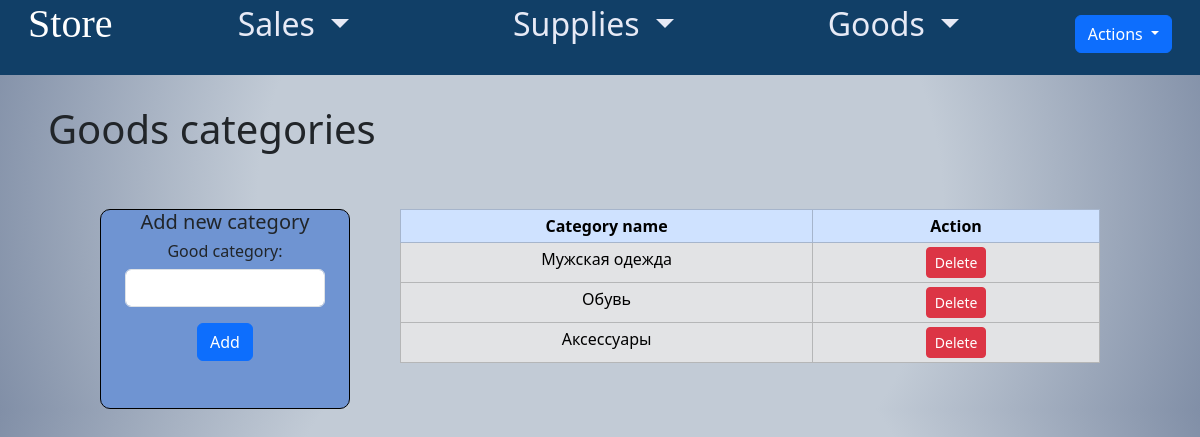
/categories_list/ (signed in), run on the app's committed database.
### app_store/models.py (models this page shows, shortened)
class GoodCategory(models.Model):
    name = models.CharField(verbose_name='категория товара', max_length=50,
                            db_index=True)
    class Meta:
        db_table = 'category'
        verbose_name = 'категория'
        verbose_name_plural = 'категории'

### app_store/views.py (the view, shortened to what this page needs)
# urls.py: path('categories_list/', GoodCategoryListView.as_view(), name='categories_list'),
class GoodCategoryListView(LoginRequiredMixin, View):
    def get(self, request):
        categories = GoodCategory.objects.all()
        form = GoodCategoryForm()
        return render(request, 'app_store/categories_list.html', {'categories': categories, 'form': form})

### app_store/forms.py
class GoodCategoryForm(forms.ModelForm):
    class Meta:
        model = GoodCategory
        fields = ['name']
        labels = {
            'name': _('Категория товара')
        }
        widgets = {
            'name': forms.TextInput(attrs={'class': 'form-control',
                                        'style': 'width: 200px; margin: 0 auto;'})
        }

### app_store/templates/app_store/categories_list.html (shortened to what this page needs)
{% extends 'app_store/base.html' %}
{% load static %}
{% load i18n %}
{% block links %}
  <link rel="stylesheet" type="text/css" href="{% static 'app_store/css/style1.css' %}">
  <link rel="stylesheet" href="https://cdn.jsdelivr.net/npm/bootstrap@5.3.2/dist/css/bootstrap.min.css">
{% endblock %}
{% block content %}
  <h1 class="ms-5">{% trans "Категории товаров" %}</h1>
  <div style="display: flex; margin: 0 auto; width: 1000px;">
    <div class="addСategory mt-5">
      <h5>{% trans "Добавить новую категорию" %}</h5>
      <form method="post" action="{% url 'categories_list' %}">
        <div class="form-group">
          <h6>{{ form.name.label_tag }}</h6>
          {{ form.name }}
        </div>
        <button type="submit"  class="btn btn-primary mt-3">{% trans "Добавить" %}</button>
      </form>
    </div>
    <div class="smallTableContainer">
      <table class="table mt-5 table-sm table-secondary table-hover table-bordered text-center">
        <thead class="table-primary">
          <tr>
            <th>{% trans "Название категории" %}</th>
            <th>{% trans "Действие" %}</th>
          </tr>
        </thead>
        <tbody>
          {% for category in categories %}
            <tr>
              <td>{{ category.name }}</td>
              <td>
                <form method="post" action="{% url 'delete_category' category.id %}" style="display: inline;">
                <button type="submit" class="btn btn-danger btn-sm ">{% trans "Удалить" %}</button>
              </form>
              </td>
            </tr>
          {% empty %}
            <tr>
              <td colspan="2">{% trans "Нет категорий" %}</td>
            </tr>
          {% endfor %}
        </tbody>
      </table>
    </div>
  </div>
{% endblock %}

### app_store/static/app_store/css/style1.css (style rules this page uses)
.addСategory { margin-right: 50px; display: flex-column; width: 250px; height: 200px; border: 1px solid black; text-align: center; background-color: #6F94D2; border-radius: 10px; }
.smallTableContainer { width: 700px; }
td, th { max-width: 100px; }

### data on the page
GoodCategory: name "Мужская одежда"
GoodCategory: name "Обувь"
GoodCategory: name "Аксессуары"
